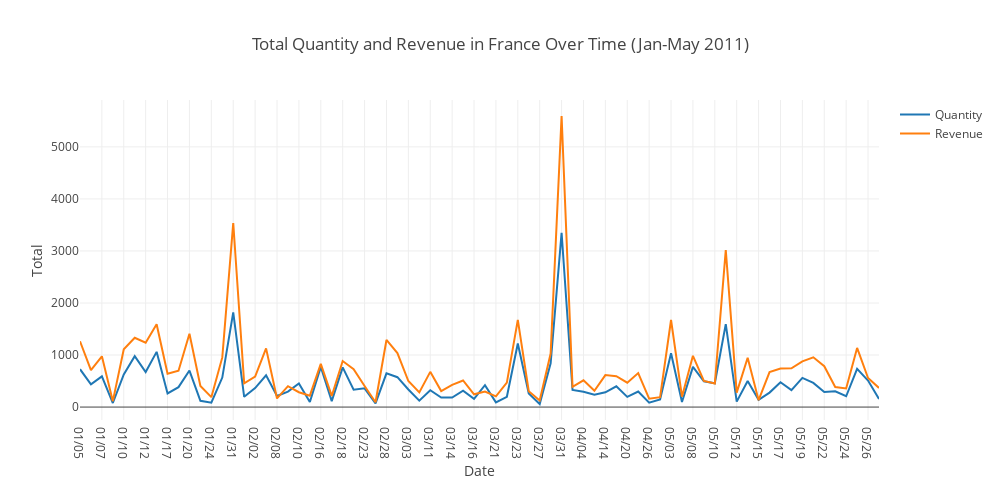

This figure's notebook cell:
### Code cell
# Traces
traces = [go.Scatter(x=france_qty_rvn.index, y=france_qty_rvn[column], name=column) 
          for column in france_qty_rvn.columns];

# Layout
layout = go.Layout(width=1000, height=500,
                   xaxis=go.layout.XAxis(title=go.layout.xaxis.Title(text='Date')),
                   yaxis=go.layout.YAxis(title=go.layout.yaxis.Title(text='Total')),
                   title=go.layout.Title(text='Total Quantity and Revenue in France Over Time (Jan-May 2011)'));

# Plot
py.iplot(go.Figure(data=traces, layout=layout));

### Figure 1 — Plotly figure (JSON) as saved in the notebook; plotly's stock layout.template omitted (floating-point values rounded to 4 significant figures)
{"data": [{"name": "Quantity", "type": "scatter", "uid": "4cc0eb3a-035b-49ed-af0f-0b5da05ff776", "x": ["01/05", "01/06", "01/07", "01/09", "01/10", "01/11", "01/12", "01/14", "01/17", "01/19", "01/20", "01/23", "01/24", "01/28", "01/31", "02/01", "02/02", "02/04", "02/08", "02/09", "02/10", "02/15", "02/16", "02/17", "02/18", "02/21", "02/23", "02/27", "02/28", "03/01", "03/03", "03/04", "03/11", "03/13", "03/14", "03/15", "03/16", "03/20", "03/21", "03/22", "03/23", "03/25", "03/27", "03/28", "03/31", "04/01", "04/04", "04/07", "04/14", "04/17", "04/20", "04/21", "04/26", "04/28", "05/03", "05/05", "05/08", "05/09", "05/10", "05/11", "05/12", "05/13", "05/15", "05/16", "05/17", "05/18", "05/19", "05/20", "05/22", "05/23", "05/24", "05/25", "05/26", "05/27"], "y": [728, 438, 591, 78, 628, 978, 672, 1061, 263, 383, 702, 120, 84, 567, 1819, 197, 365, 611, 214, 298, 452, 96, 772, 114, 763, 333, 360, 70, 649, 574, 338, 123, 323, 183, 184, 314, 159, 422, 90, 198, 1221, 261, 59, 842, 3349, 328, 293, 236, 284, 400, 196, 298, 84, 146, 1036, 98, 773, 494, 458, 1593, 105, 502, 140, 278, 476, 327, 560, 464, 291, 304, 208, 734, 510, 155]}, {"name": "Revenue", "type": "scatter", "uid": "23fac5ea-f827-4673-a504-84d8e4488ed4", "x": ["01/05", "01/06", "01/07", "01/09", "01/10", "01/11", "01/12", "01/14", "01/17", "01/19", "01/20", "01/23", "01/24", "01/28", "01/31", "02/01", "02/02", "02/04", "02/08", "02/09", "02/10", "02/15", "02/16", "02/17", "02/18", "02/21", "02/23", "02/27", "02/28", "03/01", "03/03", "03/04", "03/11", "03/13", "03/14", "03/15", "03/16", "03/20", "03/21", "03/22", "03/23", "03/25", "03/27", "03/28", "03/31", "04/01", "04/04", "04/07", "04/14", "04/17", "04/20", "04/21", "04/26", "04/28", "05/03", "05/05", "05/08", "05/09", "05/10", "05/11", "05/12", "05/13", "05/15", "05/16", "05/17", "05/18", "05/19", "05/20", "05/22", "05/23", "05/24", "05/25", "05/26", "05/27"], "y": [1265.0, 709.0, 975.1, 114.0, 1112.0, 1333.0, 1236.0, 1592.0, 642.1, 698.8, 1409.0, 406.5, 190.2, 953.8, 3538.0, 456.8, 587.4, 1129.0, 165.9, 401.0, 285.6, 219.6, 829.7, 214, 884.6, 728.8, 403.8, 92.6, 1290.0, 1038.0, 501.2, 281.2, 676.9, 307.3, 425.4, 511.5, 244.8, 298.0, 205.9, 470.0, 1675.0, 303.9, 128.1, 1028.0, 5594.0, 390.8, 513.6, 312.2, 615.2, 594.2, 469.2, 652.6, 160.5, 191.1, 1673.0, 200, 984.4, 500.9, 453.1, 3019.0, 278.5, 946.5, 133.4, 672.6, 739.6, 743.5, 878.5, 956.4, 784.7, 386.0, 357.3, 1137.0, 558.5, 367.1]}], "layout": {"height": 500, "title": {"text": "Total Quantity and Revenue in France Over Time (Jan-May 2011)"}, "width": 1000, "xaxis": {"title": {"text": "Date"}}, "yaxis": {"title": {"text": "Total"}}}}
